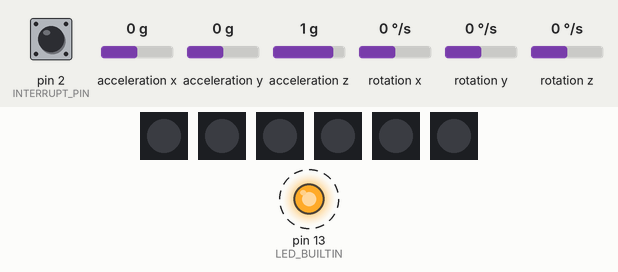
Simulated run of this sketch. Board: Arduino Uno, built with avr-gcc and run on an emulated ATmega328P. Shown: 6 × 1 RGB LEDs in strip order, left to right, output pins drawn as LEDs (lit = HIGH). Dashed ring = blinking. Inputs (shaded band) come from the test bench; at power-on: rotation z 0 °/s, acceleration z 1 g, acceleration x 0 g, pin 2 (INTERRUPT_PIN) LOW, acceleration y 0 g, rotation x 0 °/s, rotation y 0 °/s. The sensor or clock chip raises its interrupt line as the real part does; what the sketch prints to the serial monitor is not drawn.

Above: at 1.57 s.
1.8 s: rotation z set to -192 °/s
4.8 s: acceleration z set to -1.4 g
At 7.53 s:
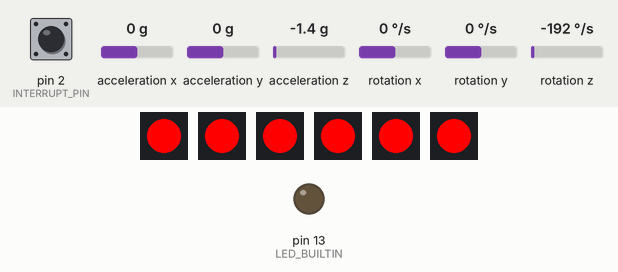
7.8 s: acceleration z set to 0 g
At 7.98 s:
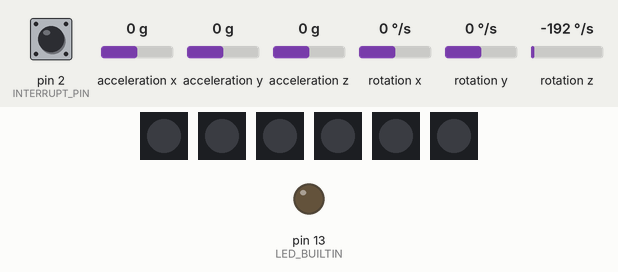
10.8 s: acceleration x set to -1.4 g
At 12.4 s:
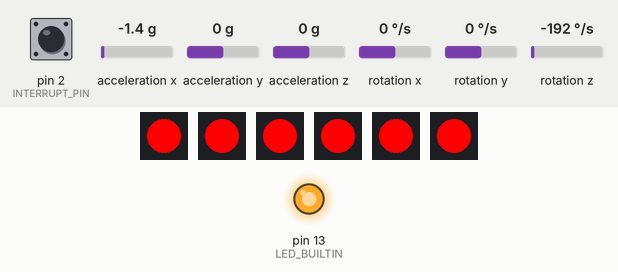
Timing chart, 0 to 14.8 s (numbered marks = the images above; inputs shaded):
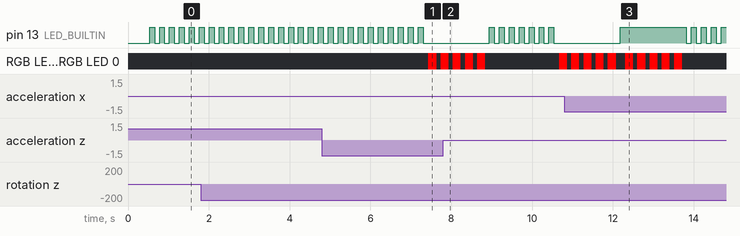

The sketch:

cube-puzzle.ino
```cpp
#include "I2Cdev.h"
#include "MPU6050_6Axis_MotionApps20.h"
#include <PololuLedStrip.h>

const int VIBRATION_MOTOR_PIN = 6;

// FACES OF THE CUBE TO => LED PINS
const int CUBE_FRONT = 7;
const int CUBE_RIGHT = 8;
const int CUBE_LEFT = 9;
const int CUBE_BACK = 10;
const int CUBE_TOP = 11;
const int CUBE_BOTTOM = 12;

#define LED_COUNT 1

MPU6050 mpu;
PololuLedStrip<CUBE_FRONT> frontLed;
PololuLedStrip<CUBE_RIGHT> rightLed;
PololuLedStrip<CUBE_LEFT> leftLed;
PololuLedStrip<CUBE_BACK> backLed;
PololuLedStrip<CUBE_TOP> topLed;
PololuLedStrip<CUBE_BOTTOM> bottomLed;

int const INTERRUPT_PIN = 2;  // Define the interruption #0 pin
bool blinkState;

/*---MPU6050 Control/Status Variables---*/
bool DMPReady = false;  // Set true if DMP init was successful
uint8_t MPUIntStatus;   // Holds actual interrupt status byte from MPU
uint8_t devStatus;      // Return status after each device operation (0 = success, !0 = error)
uint16_t packetSize;    // Expected DMP packet size (default is 42 bytes)
uint8_t FIFOBuffer[64]; // FIFO storage buffer

/*---Orientation/Motion Variables---*/
Quaternion q;           // [w, x, y, z]         Quaternion container
VectorInt16 aa;         // [x, y, z]            Accel sensor measurements
VectorInt16 gy;         // [x, y, z]            Gyro sensor measurements
VectorInt16 aaReal;     // [x, y, z]            Gravity-free accel sensor measurements
VectorInt16 aaWorld;    // [x, y, z]            World-frame accel sensor measurements
VectorFloat gravity;    // [x, y, z]            Gravity vector
float ypr[3];           // [yaw, pitch, roll]   Yaw/Pitch/Roll container and gravity vector
float yaw = 0, pitch = 0, roll = 0;
float prevLoopYaw = 0, prevLoopPitch = 0, prevLoopRoll = 0;
float prevStepYaw = 0, prevStepPitch = 0, prevStepRoll = 0;

bool timerEnabled = false;
unsigned long stepStartTime;
const unsigned long TIMEOUT_DURATION = 10000;  // Timeout in milliseconds (10 seconds for each step)
int resetCounter = 0;

enum Axis {
  YAW,
  PITCH,
  ROLL,
};

struct Rotation {
  Axis axis;
  float target;
};

Rotation LEFT = { YAW, -90 };
Rotation RIGHT = { YAW, 90 };

Rotation UP = { PITCH, 90 };
Rotation DOWN = { PITCH, -90 };

// WARNING: ROLL IS NOT WORKING WELL WITH THE PITCH EVEN WHEN WE CHANGE IT ONLY, SO USE IT WHEN THE PITCH IS NEUTRAL
Rotation ROLL_LEFT = { ROLL, 90 };
Rotation ROLL_RIGHT = { ROLL, -90 };

Rotation STEPS[] = { LEFT, RIGHT, DOWN, UP, RIGHT, RIGHT, UP, LEFT, LEFT, DOWN, DOWN, RIGHT, UP, LEFT };

int currentStepIndex = 0;
int totalSteps = sizeof(STEPS) / sizeof(STEPS[0]);
bool isPuzzleComplete = false;

/*------Interrupt detection routine------*/
volatile bool MPUInterrupt = false;     // Indicates whether MPU6050 interrupt pin has gone high
void DMPDataReady() {
  MPUInterrupt = true;
}

// Converts a color from HSV to RGB.
// h is hue, as a number between 0 and 360.
// s is the saturation, as a number between 0 and 255.
// v is the value, as a number between 0 and 255.
rgb_color hsvToRgb(uint16_t h, uint8_t s, uint8_t v) {
    uint8_t f = (h % 60) * 255 / 60;
    uint8_t p = (255 - s) * (uint16_t)v / 255;
    uint8_t q = (255 - f * (uint16_t)s / 255) * (uint16_t)v / 255;
    uint8_t t = (255 - (255 - f) * (uint16_t)s / 255) * (uint16_t)v / 255;
    uint8_t r = 0, g = 0, b = 0;
    switch((h / 60) % 6) {
        case 0: r = v; g = t; b = p; break;
        case 1: r = q; g = v; b = p; break;
        case 2: r = p; g = v; b = t; break;
        case 3: r = p; g = q; b = v; break;
        case 4: r = t; g = p; b = v; break;
        case 5: r = v; g = p; b = q; break;
    }
    return rgb_color(r, g, b);
}

void turnOffLeds() {
  rgb_color colors[LED_COUNT];
  rgb_color off = rgb_color(0, 0, 0);
  colors[0] = off;

  frontLed.write(colors, LED_COUNT);
  rightLed.write(colors, LED_COUNT);
  leftLed.write(colors, LED_COUNT);
  backLed.write(colors, LED_COUNT);
  topLed.write(colors, LED_COUNT);
  bottomLed.write(colors, LED_COUNT);
}

void vibrate(int milliseconds) {
  digitalWrite(VIBRATION_MOTOR_PIN, true);
  delay(milliseconds);
  digitalWrite(VIBRATION_MOTOR_PIN, false);
}

void outputResetPuzzle() {
  // vibration motor is disabled
  // vibrate(2000);

  rgb_color colors[LED_COUNT];
  rgb_color red = rgb_color(255, 0, 0);
  rgb_color off = rgb_color(0, 0, 0);

  for(uint16_t i = 0; i < 5; i++) {
    colors[0] = red;

    frontLed.write(colors, LED_COUNT);
    rightLed.write(colors, LED_COUNT);
    leftLed.write(colors, LED_COUNT);
    backLed.write(colors, LED_COUNT);
    topLed.write(colors, LED_COUNT);
    bottomLed.write(colors, LED_COUNT);

    delay(200);

    turnOffLeds();

    delay(100);
  }
}

void outputCurrentStep(int currentStep) {
  const int step1Index = 3;
  const int step2Index = 6;
  const int step3Index = 8;
  const int step4Index = 10;
  const int step5Index = 12;
  const int step6Index = 14;
  rgb_color colors[LED_COUNT];
  rgb_color green = rgb_color(0, 255, 0);
  rgb_color blue = rgb_color(0, 0, 255);
  rgb_color off = rgb_color(0, 0, 0);

  if (currentStep >= step1Index) {
    colors[0] = blue;
    bottomLed.write(colors, LED_COUNT);
  }

  if (currentStep >= step2Index) {
    colors[0] = blue;
    backLed.write(colors, LED_COUNT);
  }

  if (currentStep >= step3Index) {
    colors[0] = blue;
    leftLed.write(colors, LED_COUNT);
  }

  if (currentStep >= step4Index) {
    colors[0] = blue;
    frontLed.write(colors, LED_COUNT);
  }

  if (currentStep >= step5Index) {
    colors[0] = blue;
    rightLed.write(colors, LED_COUNT);
  }

  if (currentStep >= step6Index) {
    colors[0] = blue;
    topLed.write(colors, LED_COUNT);
  }
}

bool isInErrorTolerance(float target, float actual) {
  float errorToleranceInDegrees = 10;
  float lowerBound = target - errorToleranceInDegrees;
  float upperBound = target + errorToleranceInDegrees;

  return lowerBound < actual && actual < upperBound;
}

void resetTimer() {
  stepStartTime = millis();
}

bool checkRotation(float targetAxisValue, float currentAxisValue, float prevStepAxisValue, float prevLoopAxisValue) {
  bool isInPosition = isInErrorTolerance(targetAxisValue, currentAxisValue);

  if (!isInPosition) {
    return false;
  }

  bool isDirectionCorrect = targetAxisValue > prevStepAxisValue ? currentAxisValue > prevLoopAxisValue : currentAxisValue < prevLoopAxisValue;

  if (!isDirectionCorrect) {
    resetPuzzle();
    return false;
  }

  return true;
}

void checkSteps() {
  if (isPuzzleComplete) {
    return;
  }

  if (timerEnabled && millis() - stepStartTime > TIMEOUT_DURATION) {
    Serial.println("--- TIMEOUT ---");
    resetPuzzle();  // Timeout - reset puzzle
    return;
  }

  Rotation currentStep = STEPS[currentStepIndex];
  float target, value, prevStepValue, prevLoopValue;

  if (currentStep.axis == YAW) {
    value = yaw;
    prevStepValue = prevStepYaw;
    prevLoopValue = prevLoopYaw;
  } else if (currentStep.axis == PITCH) {
    value = pitch;
    prevStepValue = prevStepPitch;
    prevLoopValue = prevLoopPitch;
  } else if (currentStep.axis == ROLL) {
    value = roll;
    prevStepValue = prevStepRoll;
    prevLoopValue = prevLoopRoll;
  }
  target = currentStep.target + prevStepValue;

  bool isStepComplete = checkRotation(target, value, prevStepValue, prevLoopValue);

  if (isStepComplete) {
    resetTimer();
    if (currentStep.axis == YAW) {
      prevStepYaw += currentStep.target;
    } else if (currentStep.axis == PITCH) {
      prevStepPitch += currentStep.target;
    } else if (currentStep.axis == ROLL) {
      prevStepRoll += currentStep.target;
    }
    currentStepIndex += 1;
  }
  outputCurrentStep(currentStepIndex);

  if (currentStepIndex == 1) {
    timerEnabled = true;
  }

  isPuzzleComplete = currentStepIndex == totalSteps;
}

// Reset puzzle if wrong movement is detected
void resetPuzzle() {
  prevStepYaw = 0;
  prevStepPitch = 0;
  prevStepRoll = 0;
  prevLoopYaw = 0;
  prevLoopPitch = 0;
  prevLoopRoll = 0;
  currentStepIndex = 0;
  resetCounter += 1;
  timerEnabled = false;
  Serial.println("❌ Incorrect movement or timeout! Puzzle reset.");
  outputResetPuzzle();
}

void logReadings() {
  Serial.print("yaw:\t");
  Serial.print(yaw);
  Serial.print("\tpitch:\t");
  Serial.print(pitch);
  Serial.print("\troll:\t");
  Serial.println(roll);

  Serial.print("prevLoopYaw:\t");
  Serial.print(prevLoopYaw);
  Serial.print("\tprevLoopPitch:\t");
  Serial.print(prevLoopPitch);
  Serial.print("\tprevLoopRoll:\t");
  Serial.println(prevLoopRoll);

  Serial.print("prevStepYaw:\t");
  Serial.print(prevStepYaw);
  Serial.print("\tprevStepPitch:\t");
  Serial.print(prevStepPitch);
  Serial.print("\tprevStepRoll:\t");
  Serial.println(prevStepRoll);
}

void logPuzzleState() {
  Serial.println("--- PUZZLE STATE ---");
  Serial.print("current step index:\t");
  Serial.println(currentStepIndex);
  Serial.print("resets:\t");
  Serial.println(resetCounter);
  Serial.print("SOLVED?: ");
  Serial.println(isPuzzleComplete ? "YES" : "NO");
  Serial.println("------");
}

void setup() {
  #if I2CDEV_IMPLEMENTATION == I2CDEV_ARDUINO_WIRE
    Wire.begin();
    Wire.setClock(400000); // 400kHz I2C clock. Comment on this line if having compilation difficulties
  #elif I2CDEV_IMPLEMENTATION == I2CDEV_BUILTIN_FASTWIRE
    Fastwire::setup(400, true);
  #endif

  Serial.begin(115200); //115200 is required for Teapot Demo output
  while (!Serial);
  Serial.flush();

  /*Initialize device*/
  Serial.println(F("Initializing I2C devices..."));
  mpu.initialize();
  pinMode(INTERRUPT_PIN, INPUT);

  /*Verify connection*/
  Serial.println(F("Testing MPU6050 connection..."));
  if(mpu.testConnection() == false){
    Serial.println("MPU6050 connection failed");
    while(true);
  }
  else {
    Serial.println("MPU6050 connection successful");
  }

  // Turn off LEDs
  turnOffLeds();

  /* Initializate and configure the DMP*/
  Serial.println(F("Initializing DMP..."));
  devStatus = mpu.dmpInitialize();

  /* Supply your gyro offsets here, scaled for min sensitivity */
  mpu.setXGyroOffset(0);
  mpu.setYGyroOffset(0);
  mpu.setZGyroOffset(0);
  mpu.setXAccelOffset(0);
  mpu.setYAccelOffset(0);
  mpu.setZAccelOffset(0);

  /* Making sure it worked (returns 0 if so) */
  if (devStatus == 0) {
    mpu.CalibrateAccel(6);  // Calibration Time: generate offsets and calibrate our MPU6050
    mpu.CalibrateGyro(6);
    Serial.println("These are the Active offsets: ");
    mpu.PrintActiveOffsets();
    Serial.println(F("Enabling DMP..."));   //Turning ON DMP
    mpu.setDMPEnabled(true);

    /*Enable Arduino interrupt detection*/
    Serial.print(F("Enabling interrupt detection (Arduino external interrupt "));
    Serial.print(digitalPinToInterrupt(INTERRUPT_PIN));
    Serial.println(F(")..."));
    attachInterrupt(digitalPinToInterrupt(INTERRUPT_PIN), DMPDataReady, RISING);
    MPUIntStatus = mpu.getIntStatus();

    /* Set the DMP Ready flag so the main loop() function knows it is okay to use it */
    Serial.println(F("DMP ready! Waiting for first interrupt..."));
    DMPReady = true;
    packetSize = mpu.dmpGetFIFOPacketSize(); //Get expected DMP packet size for later comparison
  }
  else {
    Serial.print(F("DMP Initialization failed (code ")); //Print the error code
    Serial.print(devStatus);
    Serial.println(F(")"));
    // 1 = initial memory load failed
    // 2 = DMP configuration updates failed
  }
  pinMode(LED_BUILTIN, OUTPUT);
}


void loop() {
  if (!DMPReady) {
    Serial.println("DMP failed, stopping the loop...");
    return; // Stop the program if DMP programming fails.
  }

  if (mpu.dmpGetCurrentFIFOPacket(FIFOBuffer)) { // Get the Latest packet
    /* Display Euler angles in degrees */
    mpu.dmpGetQuaternion(&q, FIFOBuffer);
    mpu.dmpGetGravity(&gravity, &q);
    mpu.dmpGetYawPitchRoll(ypr, &q, &gravity);

    yaw = ypr[0] * 180/M_PI;
    pitch = ypr[2] * 180/M_PI;
    roll = ypr[1] * 180/M_PI;

    logReadings();
    logPuzzleState();

    checkSteps();

    // Store previous values for direction tracking
    prevLoopYaw = yaw;
    prevLoopPitch = pitch;
    prevLoopRoll = roll;

    /* Blink LED to indicate activity */
    blinkState = !blinkState;
    digitalWrite(LED_BUILTIN, blinkState);

    delay(100);
  }
}
```

Measured:
- by itself, pin 13 (LED_BUILTIN): repeats every 0.25 s: LOW 0.12 s, HIGH 0.12 s
